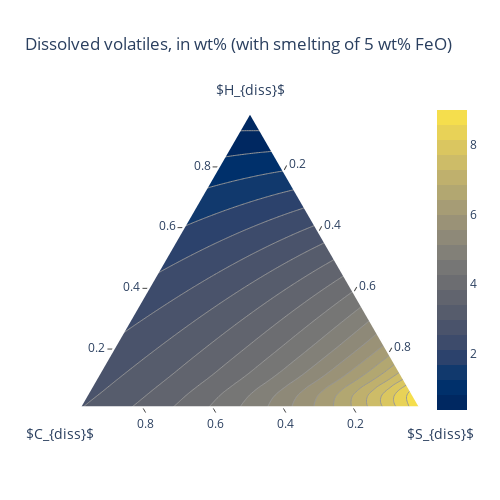

Notebook code cell kept with this figure:
### Markdown cell above
### Finally, plot ternary results for dissolved volatiles (without solubility limits) in addition to smelting

Here we plot Figure 5e from the main text. This figure demonstrates the amount of dissolved H, C, and/or S in wt% required to produce deposits greater than 21,000 m in radius in addition to ~2 wt% CO produced via the smelting of 5 wt% FeO.

### Code cell
# wtpercent composition space in addition to smelting
Htot = [x['Htot'] for x in bulk_comp_list_simp]
Ctot = [x['Ctot'] for x in bulk_comp_list_simp]
Stot = [x['Stot'] for x in bulk_comp_list_simp]

fig = ff.create_ternary_contour(np.array([Htot, Ctot, Stot], dtype=float), np.array(tot_dissolved_wSmelt, dtype=float),
                                pole_labels=['$H_{diss}$', '$C_{diss}$', '$S_{diss}$'],
                                interp_mode='cartesian',
                                ncontours=20,
                                colorscale='Cividis',
                                showscale=True,
                                showmarkers=False,
                                title='Dissolved volatiles, in wt% (with smelting of 5 wt% FeO)')
fig.show()
fig.write_image("diss_wtper_smelt.svg")
